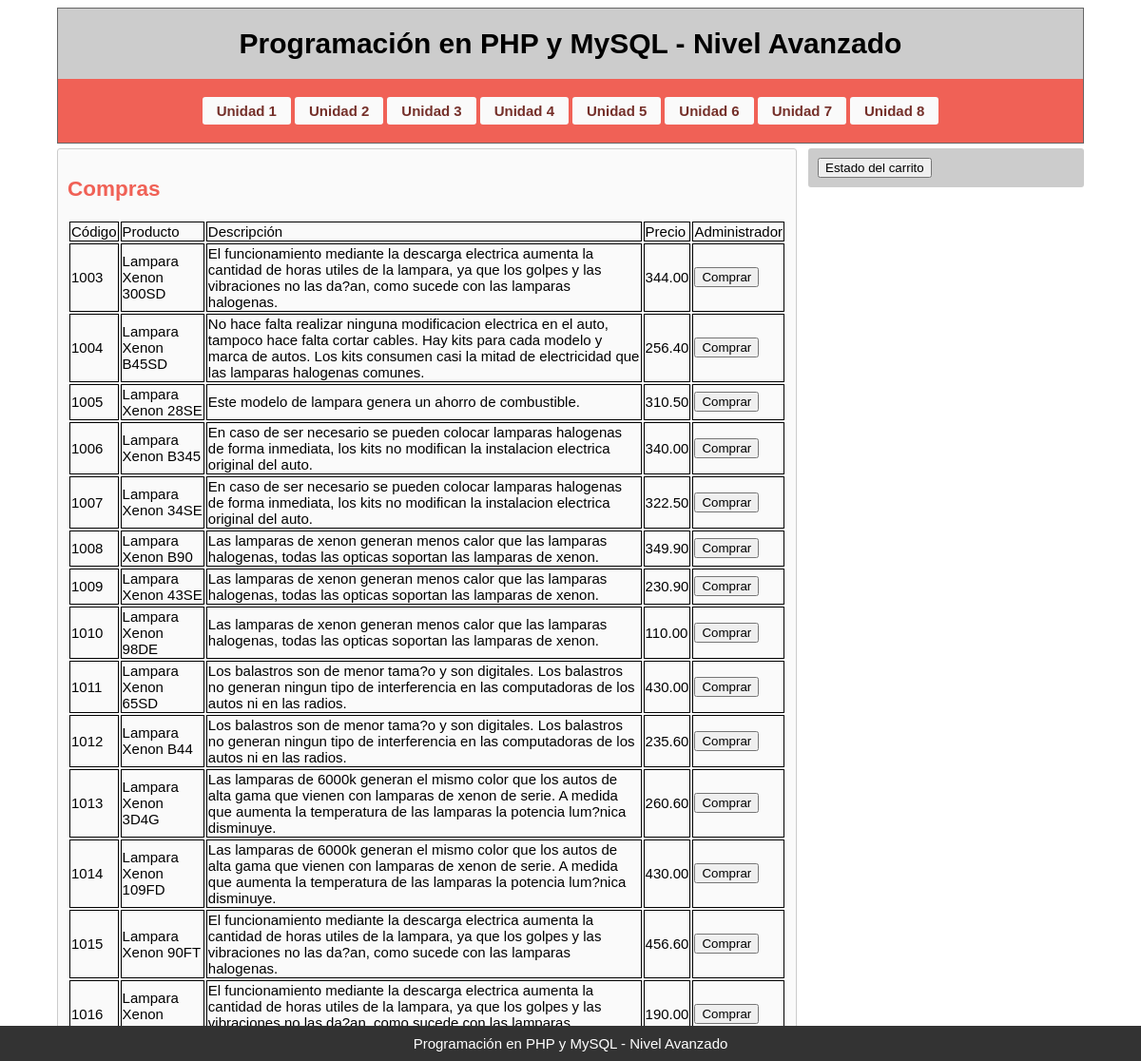
Page /unidad7.php on the committed database.
### tables this page shows
CREATE TABLE `productos` (
  `codigo` int(30) NOT NULL,
  `producto` varchar(30) NOT NULL,
  `descripcion` varchar(255) NOT NULL,
  `precio` decimal(10,2) NOT NULL
);

### clases/basededatos.php (called while the page is built, shortened)
<?php
class BasedeDatos{
    private $conexion;
    public function _connect($servidor,$usuario,$pass,$base){
        $this->conexion= new mysqli($servidor,$usuario,$pass,$base);
        if(!$this->conexion->connect_errno){
            return false;
}
    }
    public function enviarConsulta($query){
        $tipo=strtoupper(substr($query, 0,6));
        switch ($tipo) {
            case 'SELECT':
                $resultado=$this->conexion->query($query);
                while($fila=$resultado->fetch_assoc()){
                    $array_result[]=$fila;
                }
            return $array_result;
            break;
        }
    }
}
?>

### clases/carrito.php (called while the page is built, shortened)
<?php
class Carrito{
    private $bd;
    public function __construct($base)
    {
      $this->bd=$base;
    }
    public function listarproductos(){
      $respuesta=$this->bd->enviarConsulta("SELECT * FROM productos");
      return $respuesta;
          }
}
?>

### unidad7.php (the view, shortened to what this page needs)
<!DOCTYPE html>
<html lang="es">
<head>
  <link rel="stylesheet" href="estilos.css">
</head>
<body>
<div class="container">
	<header>
		<h1>Programación en PHP y MySQL - Nivel Avanzado</h1>
	<nav>
		<?php include("botonera.php");
		include('clases/basededatos.php');
		include('clases/carrito.php');
		$base=new BasedeDatos(SERVIDOR,USUARIO,PASS,BASE);
		$prod=new Carrito($base);
		$mostrar_pro=$prod->listarproductos();
		?>
	</nav>
	</header>
	<section >
		<h2>Compras</h2>
		<table >
		<tr >
		<td>Código</td>
		<td>Producto</td>
		<td>Descripción</td>
		<td>Precio</td>
		<td colspan="2">Administrador
				</td>
		</tr>
		<?php
		for ($i=0; $i <count($mostrar_pro); $i++) {
		?>
		<tr>
		<td >
		<?php echo $mostrar_pro[$i]['codigo'];?>
		</td>
		<td>
		<?php echo $mostrar_pro[$i]['producto'];?>
		</td>
		<td>
		<?php echo $mostrar_pro[$i]['descripcion'];?>
		</td>
		<td>
		<?php echo $mostrar_pro[$i]['precio'];?></td>
		<td><a href="agregarcarrito.php?id=<?php echo $mostrar_pro[$i]['codigo']; ?>"><button>Comprar</button></a></td>
		</tr>
		<?php
		}?>
		</table>
	</section>
	<aside>
    <a href="vercarrito.php"><button>Estado del carrito</button></a>
  </aside>
	<footer>
		<a href="https://site.elearning-total.com/courses/?com=lb">Programación en PHP y MySQL - Nivel Avanzado</a>
	</footer>
</div>
</body>
</html>

### botonera.php
<ul>
	<li><a href="unidad1.php">Unidad 1</a></li>
	<li><a href="unidad2.php">Unidad 2</a></li>
	<li><a href="unidad3.php">Unidad 3</a></li>
	<li><a href="unidad4.php">Unidad 4</a></li>
	<li><a href="unidad5.php">Unidad 5</a></li>
	<li><a href="unidad6.php">Unidad 6</a></li>
	<li><a href="unidad7.php">Unidad 7</a></li>
	<li><a href="unidad8.php">Unidad 8</a></li>
</ul>

### estilos.css (style rules this page uses)
.container { width:1080px; margin:0px auto; font-size:1em; font-family: "Arial", Georgia, Serif; font-size: 15px; }
header { text-align:center; border: 1px solid #666; background: #cccccc; }
a { color: #333; text-decoration: none; }
section,aside { margin-top: 5px; padding: 10px; -moz-border-radius:3px;-webkit-border-radius:3px;-o-border-radius:3px;border-radius:3px; }
section { float: left; width: 70%; background: #fafafa; border: 1px solid #ccc; }
aside { float: right; width: 25%; background:#ccc; color: #333; }
nav { padding:0.2%; background:#f06156; margin-top: 0.5%; }
nav ul { list-style-type:none; padding:0px; width: 100%; display: table; text-align: center; }
nav ul li { display: inline; }
nav ul li a { display:inline-block; text-align:center; text-decoration:none; color: #75302a; font-weight: bold; padding:6px 15px; margin:2px; background:#fafafa; -moz-border-radius:3px;-webkit-border-radius:3px;-o-border-radius:3px;border-radius:3px; }
footer { position: fixed; width: 100%; right: 0; bottom: 0; left: 0; padding: 10px 0px 10px 0px; background-color: #333; text-align: center; }
footer a { color: #fff; }
h2 { color: #f06156; }

### unidad7.php (style rules this page uses)
td { border: 1px solid black; }

### rows in the picture
productos: codigo "1003", producto "Lampara Xenon 300SD", descripcion "El funcionamiento mediante la descarga electrica aumenta la cantidad de horas utiles de la lampara, ya que los golpes y las vibraciones no las da?an, como sucede con las lamparas halogenas.", precio "344.00"
productos: codigo "1004", producto "Lampara Xenon B45SD", descripcion "No hace falta realizar ninguna modificacion electrica en el auto, tampoco hace falta cortar cables. Hay kits para cada modelo y marca de autos. Los kits consumen casi la mitad de electricidad que las lamparas halogenas comunes.", precio "256.40"
productos: codigo "1005", producto "Lampara Xenon 28SE", descripcion "Este modelo de lampara genera un ahorro de combustible.", precio "310.50"
productos: codigo "1006", producto "Lampara Xenon B345", descripcion "En caso de ser necesario se pueden colocar lamparas halogenas de forma inmediata, los kits no modifican la instalacion electrica original del auto.", precio "340.00"
productos: codigo "1007", producto "Lampara Xenon 34SE", descripcion "En caso de ser necesario se pueden colocar lamparas halogenas de forma inmediata, los kits no modifican la instalacion electrica original del auto.", precio "322.50"
productos: codigo "1008", producto "Lampara Xenon B90", descripcion "Las lamparas de xenon generan menos calor que las lamparas halogenas, todas las opticas soportan las lamparas de xenon.", precio "349.90"
productos: codigo "1009", producto "Lampara Xenon 43SE", descripcion "Las lamparas de xenon generan menos calor que las lamparas halogenas, todas las opticas soportan las lamparas de xenon.", precio "230.90"
productos: codigo "1010", producto "Lampara Xenon 98DE", descripcion "Las lamparas de xenon generan menos calor que las lamparas halogenas, todas las opticas soportan las lamparas de xenon.", precio "110.00"
productos: codigo "1011", producto "Lampara Xenon 65SD", descripcion "Los balastros son de menor tama?o y son digitales. Los balastros no generan ningun tipo de interferencia en las computadoras de los autos ni en las radios.", precio "430.00"
productos: codigo "1012", producto "Lampara Xenon B44", descripcion "Los balastros son de menor tama?o y son digitales. Los balastros no generan ningun tipo de interferencia en las computadoras de los autos ni en las radios.", precio "235.60"
productos: codigo "1013", producto "Lampara Xenon 3D4G", descripcion "Las lamparas de 6000k generan el mismo color que los autos de alta gama que vienen con lamparas de xenon de serie. A medida que aumenta la temperatura de las lamparas la potencia lum?nica disminuye.", precio "260.60"
productos: codigo "1014", producto "Lampara Xenon 109FD", descripcion "Las lamparas de 6000k generan el mismo color que los autos de alta gama que vienen con lamparas de xenon de serie. A medida que aumenta la temperatura de las lamparas la potencia lum?nica disminuye.", precio "430.00"
productos: codigo "1015", producto "Lampara Xenon 90FT", descripcion "El funcionamiento mediante la descarga electrica aumenta la cantidad de horas utiles de la lampara, ya que los golpes y las vibraciones no las da?an, como sucede con las lamparas halogenas.", precio "456.60"
productos: codigo "1016", producto "Lampara Xenon…", descripcion "El funcionamiento mediante la descarga electrica aumenta la cantidad de horas utiles de la lampara, ya que los golpes y las vibraciones no las da?an, como sucede con las lamparas…", precio "190.00"
